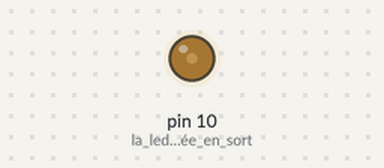
Bench run of a sketch on a simulated Arduino Uno, built with avr-gcc and run on an emulated ATmega328P. On the bench: output pins drawn as LEDs (lit = HIGH).

Above: at 0.05 s.
At 4.5 s:
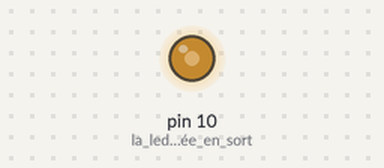
At 6.75 s:
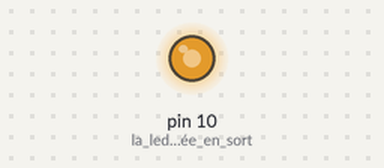
At 9.0 s:
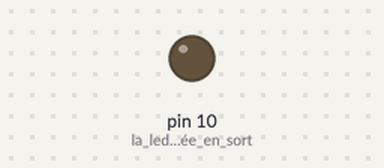
Timing chart, 0 to 11.7 s (numbered marks = the images above):
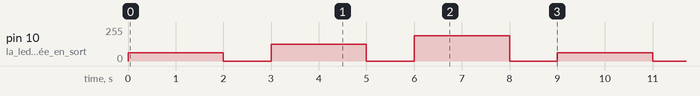

Measured:
- by itself, pin 10 (la_led_est_placée_en_sort): repeats every 9.0 s: 0/255 1.0 s, 125/255 2.0 s, 0/255 1.0 s, 191/255 2.0 s, 0/255 1.0 s, 63/255 2.0 s

The sketch:

EXO_1_Q.3.ino
```cpp
void setup() {

pinMode(10,OUTPUT);// la led est placée en sortie sur la broche 10

}

void loop() {

analogWrite(10,63);//allumer la led à 25 pourcents
delay (2000);//attendre 2 seconde
digitalWrite(10,LOW);//éteindre la led
delay(1000);//attendre 1 seconde
analogWrite(10,125);//allumer la led à 50 pourcents
delay(2000);//attendre 2 secondes
digitalWrite(10,LOW);//éteindre la led
delay(1000);//attendre 1 seconde
analogWrite(10,191);//allumer la led à 75 pourcents
delay(2000);//attendre 2 secondes
digitalWrite(10,LOW);//éteindre la led
delay(1000);//attendre 1 seconde


}
```
